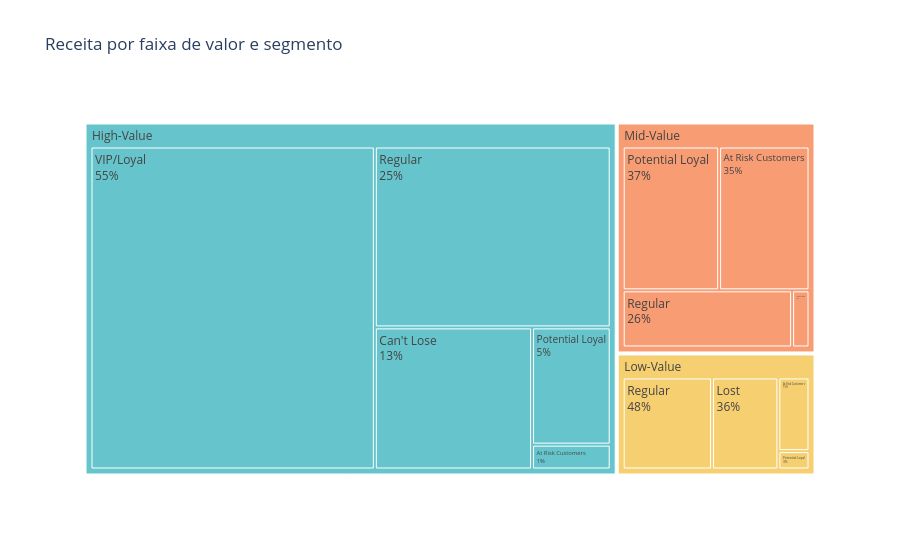

Source (notebook cell):
### Markdown cell above
**Explicação do bloco**

- `perfil.reindex(ORDEM_SEGMENTOS).dropna(subset=['n_clientes'])` — reordena e descarta
  segmentos vazios. O `dropna` é necessário porque o `reindex` cria linhas de `NaN` para
  qualquer segmento da lista que não exista nos dados.
- Duas chamadas de `add_trace` com `go.Bar` — uma série por barra. `graph_objects` é
  usado aqui em vez de `express` justamente porque as duas séries medem coisas diferentes
  (percentual de pessoas e percentual de dinheiro) e precisam ser declaradas
  separadamente; no `express` seria necessário derreter o dataframe para formato longo.
- `barmode='group'` — coloca as barras **lado a lado**, não empilhadas. Empilhar seria um
  erro conceitual aqui: somar "% de clientes" com "% de receita" não produz nada
  interpretável. A leitura pretendida é a **comparação** entre as duas alturas dentro de
  cada segmento.
- Cores em intensidade crescente (claro para clientes, escuro para receita) — reforça
  visualmente qual série é qual sem depender só da legenda.
- `comp.index.astype(str)` — converte o índice categórico para texto, evitando que o
  plotly aplique sua própria ordenação de categorias.

**Como interpretar:** barra escura muito mais alta que a clara significa segmento
pequeno em pessoas e grande em dinheiro — alto valor por cliente, e alto risco de
concentração. O padrão inverso indica um grupo numeroso de baixo valor individual, onde
ações caras por cliente não se pagam.

### Code cell
# --- Grafico 3: treemap da receita por faixa e segmento ---
receita_hierarquia = (rfm.groupby(['RFM_Segment_Label', 'Segmento'], observed=True)
                      .agg(Receita=('Monetary', 'sum'), Clientes=('Monetary', 'size'))
                      .reset_index())
receita_hierarquia = receita_hierarquia[receita_hierarquia['Receita'] > 0]
receita_hierarquia['Segmento'] = receita_hierarquia['Segmento'].astype(str)

fig3 = px.treemap(
    receita_hierarquia,
    path=['RFM_Segment_Label', 'Segmento'],
    values='Receita',
    color='RFM_Segment_Label',
    color_discrete_sequence=px.colors.qualitative.Pastel,
    custom_data=['Clientes'],
    title='Receita por faixa de valor e segmento',
)
fig3.update_traces(
    textinfo='label+percent parent',
    hovertemplate='<b>%{label}</b><br>Receita: %{value:,.0f}<br>Clientes: %{customdata[0]:,}<extra></extra>',
)
fig3.show()

### Figure 1 — Plotly figure (JSON) as saved in the notebook; plotly's stock layout.template omitted (floating-point values rounded to 4 significant figures)
{"data": [{"branchvalues": "total", "customdata": [["166", "High-Value"], ["47", "High-Value"], ["101", "High-Value"], ["54", "High-Value"], ["4", "High-Value"], ["(?)", "High-Value"], ["44", "Low-Value"], ["145", "Low-Value"], ["16", "Low-Value"], ["223", "Low-Value"], ["(?)", "Low-Value"], ["211", "Mid-Value"], ["87", "Mid-Value"], ["4", "Mid-Value"], ["65", "Mid-Value"], ["(?)", "Mid-Value"]], "domain": {"x": [0, 1], "y": [0, 1]}, "hovertemplate": "<b>%{label}</b><br>Receita: %{value:,.0f}<br>Clientes: %{customdata[0]:,}<extra></extra>", "ids": ["High-Value/VIP/Loyal", "High-Value/Potential Loyal", "High-Value/Regular", "High-Value/Can't Lose", "High-Value/At Risk Customers", "High-Value", "Low-Value/Potential Loyal", "Low-Value/Regular", "Low-Value/At Risk Customers", "Low-Value/Lost", "Low-Value", "Mid-Value/Potential Loyal", "Mid-Value/Regular", "Mid-Value/Can't Lose", "Mid-Value/At Risk Customers", "Mid-Value"], "labels": ["VIP/Loyal", "Potential Loyal", "Regular", "Can't Lose", "At Risk Customers", "High-Value", "Potential Loyal", "Regular", "At Risk Customers", "Lost", "Low-Value", "Potential Loyal", "Regular", "Can't Lose", "At Risk Customers", "Mid-Value"], "marker": {"colors": ["rgb(102, 197, 204)", "rgb(102, 197, 204)", "rgb(102, 197, 204)", "rgb(102, 197, 204)", "rgb(102, 197, 204)", "rgb(102, 197, 204)", "rgb(246, 207, 113)", "rgb(246, 207, 113)", "rgb(246, 207, 113)", "rgb(246, 207, 113)", "rgb(246, 207, 113)", "rgb(248, 156, 116)", "rgb(248, 156, 116)", "rgb(248, 156, 116)", "rgb(248, 156, 116)", "rgb(248, 156, 116)"]}, "name": "", "parents": ["High-Value", "High-Value", "High-Value", "High-Value", "High-Value", "", "Low-Value", "Low-Value", "Low-Value", "Low-Value", "", "Mid-Value", "Mid-Value", "Mid-Value", "Mid-Value", ""], "textinfo": "label+percent parent", "type": "treemap", "values": [322300.0, 32360.0, 149700.0, 78410.0, 6860.0, 589600.0, 2533.0, 36420.0, 10150.0, 27050.0, 76150.0, 53230.0, 37150.0, 3816.0, 49900.0, 144100.0]}], "layout": {"legend": {"tracegroupgap": 0}, "title": {"text": "Receita por faixa de valor e segmento"}, "treemapcolorway": ["rgb(102, 197, 204)", "rgb(246, 207, 113)", "rgb(248, 156, 116)", "rgb(220, 176, 242)", "rgb(135, 197, 95)", "rgb(158, 185, 243)", "rgb(254, 136, 177)", "rgb(201, 219, 116)", "rgb(139, 224, 164)", "rgb(180, 151, 231)", "rgb(179, 179, 179)"]}}
